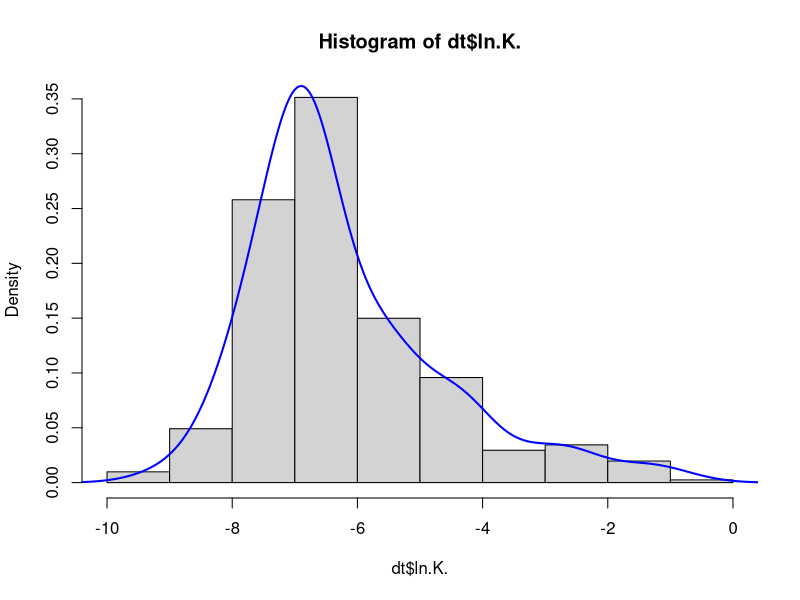
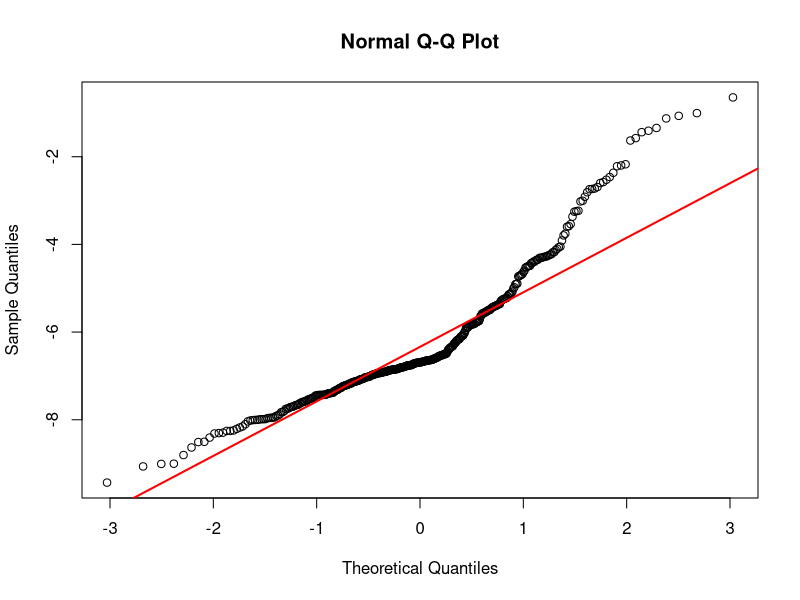

These charts were generated, in order, by the following R code:
dt <- read.table("data.csv", sep = ";", header = TRUE)

# Проверяем соотвествтие распределения зависимой переменной номральному
hist(dt$ln.K., freq = FALSE)
lines(density(dt$ln.K., bw = 0.5), col = "blue", lwd = 2)
qqnorm(dt$ln.K.)
qqline(dt$ln.K., col = "red", lwd = 2)
shapiro.test(dt$ln.K.)

# Корреляционный аализ зависимой пеерменной с добавками
cor.out <- sapply(dt[2:12], FUN = cor.test, y = dt$ln.K., method = "spearman")[4:3,]
rownames(cor.out) <- c("rho", "p")
# Вывод статистически значимых корреляций
sign.cor <- cor.out[,cor.out[2,] < 0.05]
print(sign.cor)

fit <- lm(ln.K. ~  Cr + Cu + Fe + Fe.Cr + Mo + Nb + Ni + O2+ P + Si + Sn +  Zr, data = dt)
stepfit <- step(fit, direction="both")
summary(stepfit)